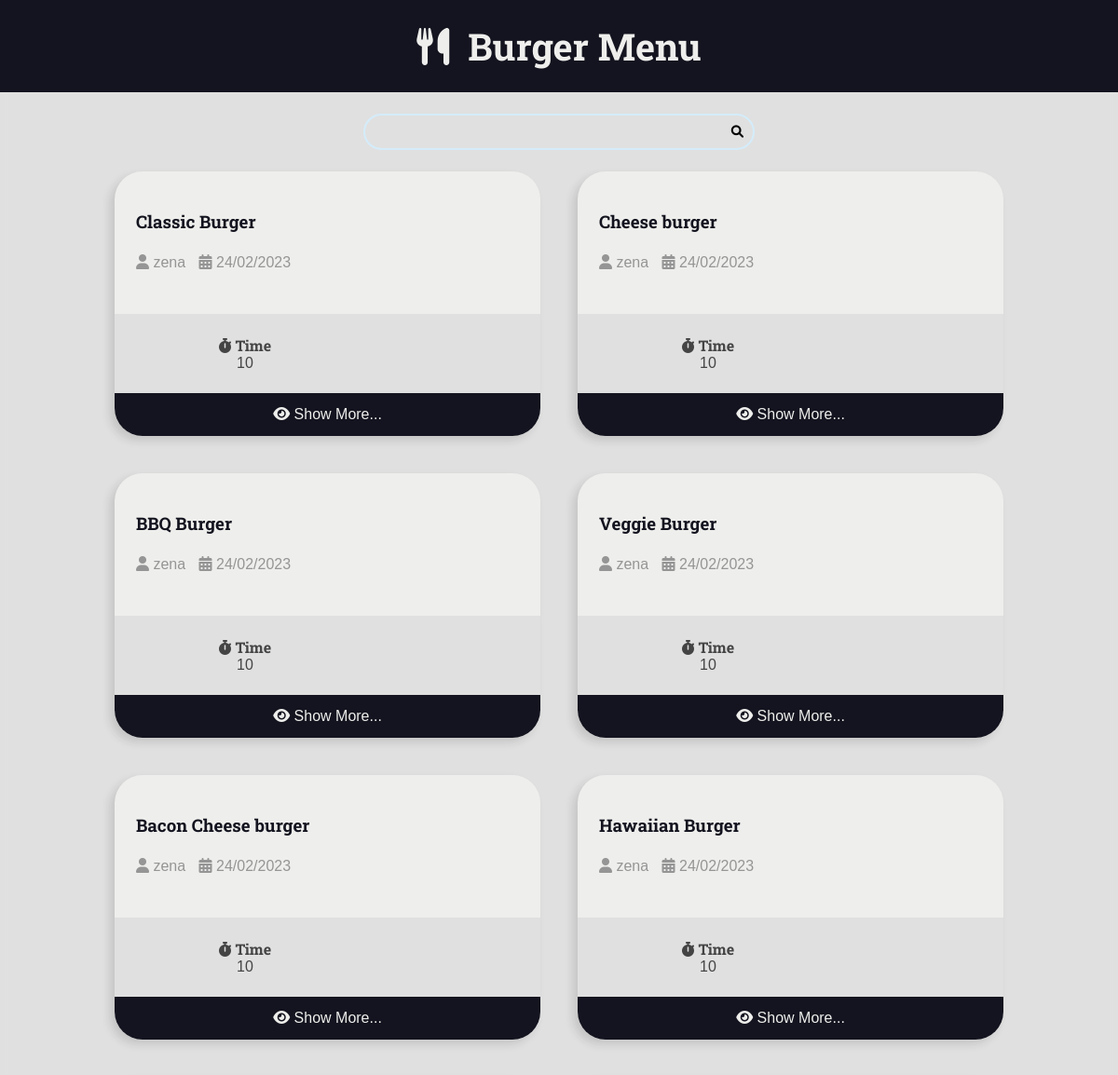
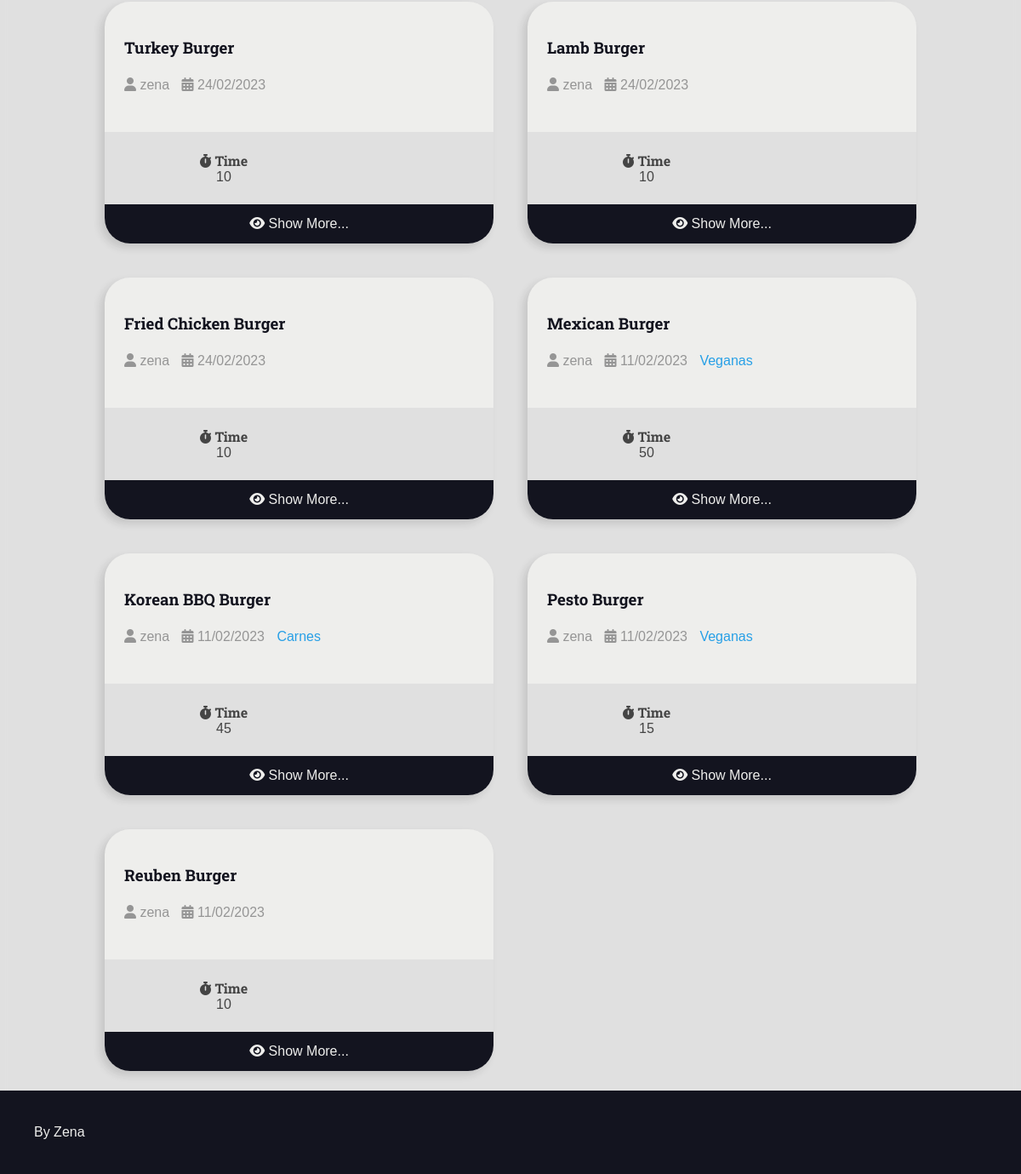
The page / on the database its author committed (2 pictures, top to bottom).
### recipes/models.py (models this page shows, shortened)
class Recipe(models.Model):
    title = models.CharField(max_length=65)
    description = models.CharField(max_length=165)
    slug = models.SlugField(unique=True)
    preparation_time = models.IntegerField()
    preparation_unit = models.CharField(max_length=65)
    servigs = models.IntegerField()
    servigs_unit = models.CharField(max_length=65)
    preparation_steps = models.TextField()
    preparation_step_is_html = models.BooleanField(default=False)
    created_at = models.DateTimeField(auto_now_add=True)
    update_at = models.DateTimeField(auto_now=True)
    is_published = models.BooleanField(default=False)
    cover = models.ImageField(
        upload_to='recipes/covers/%Y/%m/%d/', default=' ', blank=True)
    category = models.ForeignKey(
        Category, on_delete=models.SET_NULL, null=True, blank=True,
        default=None,
    )
    author = models.ForeignKey(
        User, on_delete=models.SET_NULL, null=True
    )

class Category(models.Model):
    name = models.CharField(max_length=65)

### recipes/views.py (the view)
# urls.py: 2. Add a URL to urlpatterns:  path('', views.home, name='home')
def home(request):
    recipes = Recipe.objects.filter(
        is_published=True
    ).order_by('-id')
    context = {'recipes': recipes}
    return render(request, 'recipes/pages/home.html', context)

### recipes/templates/recipes/pages/home.html (shortened to what this page needs)
{% extends 'global/base.html' %}
{% block content %}
    <div class="main-content main-content-list container">
        {% for recipe in recipes %}
            {% include 'recipes/partials/_recipe.html' %}
        {% empty %}
        <div class="center">
            <h2>Not to see here ma brotha</h2>
        <div>
        {% endfor %}
    </div>
{% endblock content %}

### base_templates/global/base.html (shortened to what this page needs)
{% load static %}
<!DOCTYPE html>
<html lang="en">
<head>
    {% include 'recipes/partials/_head.html' %}
</head>
<body>
   {% include 'recipes/partials/_header.html' %}
    {% include 'recipes/partials/_search.html' %}
    <main class="main-content-container">
        {% block content %} {% endblock content %}
    </main>
    {% include 'recipes/partials/_footer.html' %}
</body>
</html>

### recipes/templates/recipes/partials/_head.html (shortened to what this page needs)
{% load static %}
    <link rel="stylesheet" href="https://cdnjs.cloudflare.com/ajax/libs/font-awesome/6.0.0/css/fontawesome.min.css" />
    <link rel="stylesheet" href="https://cdnjs.cloudflare.com/ajax/libs/font-awesome/6.0.0/css/brands.min.css" />
    <link rel="stylesheet" href="https://cdnjs.cloudflare.com/ajax/libs/font-awesome/6.0.0/css/solid.min.css" />
    <link rel="stylesheet" href="{% static 'recipes/css/styles.css' %}">

### recipes/templates/recipes/partials/_header.html (shortened to what this page needs)
<header class="main-header-container">
    <div class="main-header container">
        <h2>
            <a class="main-logo" href="{% url 'recipes:home' %}">
                <i class="fa-solid fa-utensils main-logo-icon"></i>
                <span class="main-logo-text">Burger Menu</span>
            </a>
        </h2>
    </div>
</header>

### recipes/templates/recipes/partials/_search.html (shortened to what this page needs)
<div class="search-container">
    <div class="container">
        <form method="GET" action="{% url 'recipes:search' %}" class="search-form">
            <input type="search" class="search-input" name="q" value="{{ search_term }}"  required>
            <button type="submit" class="search-button"><i class="fa fa-search"></i></button>
        </form>
    </div>
</div>

### recipes/templates/recipes/partials/_recipe.html (shortened to what this page needs)
<div class="recipe recipe-list-item">
    <div class="recipe-cover">
    </div>
    <div class="recipe-title-container">
        <a href="{% url 'recipes:recipe' recipe.id %}">
            <h3 class="recipe-title">{{ recipe.title }}</h3>
        </a>
    </div>
    <div class="recipe-author">
        {% if recipe.author is not None %}
        <span class="recipe-author-item">
            <i class="fas fa-user"></i>
                {% if recipe.author.first_name %}
                    {{ recipe.author.first_name }}
                {% else %}
                    {{ recipe.author.username }}
                {% endif %}
        </span>
    {% endif %}
        <span class="recipe-author-item">
            <i class="fas fa-calendar-alt"></i>
            {{ recipe.created_at|date:"d/m/Y" }}
        </span>
        {% if recipe.category is not None %}
            <span class="recipe-author-item">
                <a href="{% url 'recipes:category' recipe.category.id %}">
                    <span>{{ recipe.category.name  }}</span>
                </a>
            </span>
        {% endif %}
    </div>
    <div class="recipe-content">
    </div>
    <div class="recipe-meta-container">
        <div class="recipe-meta recipe-preparation">
            <h3 class="recipe-meta-title"><i class="fas fa-stopwatch"></i> Time</h3>
            <div class="recipe-meta-text">
                {{ recipe.preparation_time }}  {{ recipe.preparation_time_unit }}
            </div>
        </div>
        <div class="recipe-meta recipe-servings">
        </div>
    </div>
    {% if not is_datail_page %}
        <footer class="recipe-footer">
            <a class="recipe-read-more button button-dark button-full-width" href="{% url 'recipes:recipe' recipe.id %}">
                <i class="fas fa-eye"></i>
                <span>Show More...</span>
            </a>
        </footer>
    {% endif %}
</div>

### recipes/templates/recipes/partials/_footer.html
<footer class="main-footer">
    <div class="developer">
      <a href="" rel="noreferrer noopener">By Zena</a>
    </div>
  </footer>

### recipes/static/recipes/css/styles.css (style rules this page uses)
:root { --color-primary: #269fe6; --color-primary-hover: #2086c2; --color-primary-dark: #13141f; --color-primary-dark-hover: #212336; --color-primary-light: #d4ecfa; --color-primary-light-hover: #bdd8e7; --color-white: #eeeeec; --color-black: #000; --color-dark-text: #444; --color-info-light: #cce5ff; --color-debug-light: #cce5ff; --color-success-light: #d4edda; --color-alert-light: #fff3cd; --color-warning-light: #fff3cd; --color-error-light: #f8d7da; --color-info-dark: #4d86c4; --color-debug-dark: #4d86c4; --color-success-dark: #4a9c5d; --color-alert-dark: #927f40; --color-warning-dark: #927f40; --color-error-dark: #da525d; --color-gray-0: #f9f9f9; --color-gray-1: #e0e0e0; --color-gray-2: #c7c7c7; --color-gray-3: #aeaeae; --color-gray-4: #959595; --color-gray-5: #7d7d7d; --color-gray-6: #646464; --color-gray-7: #4b4b4b; --color-gray-8: #323232; --color-gray-9: #191919; --font-primary: sans-serif; --font-headings: 'Roboto Slab', serif; --spacing-gutter-medium: 2.3rem; --spacing-gutter-large: 4rem; }
* { padding: 0; margin: 0; box-sizing: border-box; }
html { font-size: 62.5%; }
body { font-size: 1.6rem; font-family: var(--font-primary); background: var(--color-gray-1); color: var(--color-dark-text); background-image: url("https://cdn.discordapp.com/attachments/965238555733557290/1083658725560172564/Untitled-23.jpg"); background-repeat:no-repeat ; background-size: cover; }
h1,h2,h3,h4,h5,h6 { font-family: var(--font-headings); }
.container { max-width: 100rem; max-height: auto; margin: 0 auto; padding: var(--spacing-gutter-medium); }
.main-header-container { background: var(--color-primary-dark); }
.main-logo { font-size: 4rem; color: var(--color-white); text-decoration: none; display: flex; flex-flow: row nowrap; align-items: center; justify-content: center; width: fit-content; margin: 0 auto; }
.main-logo-icon { margin-right: 2rem; }
.search-form { border: .2rem solid var(--color-primary-light); max-width: 42rem; margin: 0 auto; border-radius: 4rem; position: relative; transition: all 300ms ease-in-out; }
.search-input, .search-button { border: none; background: none; outline: none; padding: 1rem; transition: all 300ms ease-in-out; }
.search-button { position: absolute; top: 0; right: 0; }
.search-input { width: 100%; padding-right: 3rem; }
.main-content { padding-top: 0; }
.main-content-list { display: grid; grid-template-columns: repeat(auto-fit, minmax(340px, 1fr)); gap: var(--spacing-gutter-large); }
.recipe { background: var(--color-white); box-shadow: -5px 5px 10px rgba(32, 32, 32, 0.137); transform: scale(1); transition: all 300ms ease-in-out; border-radius: 3rem; overflow: hidden; }
.recipe-list-item { max-width: 48rem; height: fit-content; }
.recipe-title-container { padding: var(--spacing-gutter-medium); }
.recipe-title-container a { text-decoration: none; color: var(--color-primary-dark); }
.recipe-author { padding: 0 var(--spacing-gutter-medium); }
.recipe-content { padding: var(--spacing-gutter-medium); }
.recipe-author-item { color: var(--color-gray-4); margin-right: 1rem; }
.recipe-author a { color: var(--color-primary); transition: all 300ms ease-in-out; text-decoration: none; }
.recipe-meta-container { display: flex; flex-flow: row wrap; padding: var(--spacing-gutter-medium); background: var(--color-gray-1); }
.recipe-meta { display: flex; flex-flow: column nowrap; flex-shrink: 1; flex-grow: 1; text-align: center; }
.recipe-meta-title { font-size: 1.6rem; }
.recipe-footer a { background: var(--color-primary-dark); display: block; flex-flow: row nowrap; color: var(--color-white); text-decoration: none; text-align: center; padding: 1.4rem var(--spacing-gutter-medium); transition: all 300ms ease-in-out; }
.main-footer { display: flex; align-items: center; justify-content: space-between; background: var(--color-primary-dark); color: var(--color-white); padding: var(--spacing-gutter-large); }
.main-footer a { color: var(--color-white); text-decoration: none; }

### recipes/templates/recipes/partials/_header.html (style rules this page uses)
body { background-image: url("https://cdn.discordapp.com/attachments/965238555733557290/1083658725560172564/Untitled-23.jpg"); background-position: center; backdrop-filter: blur(5px); background-attachment: fixed; background-size: cover; }

### recipes/templates/recipes/partials/_search.html (style rules this page uses)
.search-form { border: .2rem solid var(--color-primary-light); max-width: 42rem; margin: 0 auto; border-radius: 4rem; position: relative; transition: all 300ms ease-in-out; }

### rows shown on the page
Recipe: title "Classic Burger", author.username "zena", created_at "24/02/2023", preparation_time "10"
Recipe: title "Cheese burger", author.username "zena", created_at "24/02/2023", preparation_time "10"
Recipe: title "BBQ Burger", author.username "zena", created_at "24/02/2023", preparation_time "10"
Recipe: title "Veggie Burger", author.username "zena", created_at "24/02/2023", preparation_time "10"
Recipe: title "Bacon Cheese burger", author.username "zena", created_at "24/02/2023", preparation_time "10"
Recipe: title "Hawaiian Burger", author.username "zena", created_at "24/02/2023", preparation_time "10"
Recipe: title "Turkey Burger", author.username "zena", created_at "24/02/2023", preparation_time "10"
Recipe: title "Lamb Burger", author.username "zena", created_at "24/02/2023", preparation_time "10"
Recipe: title "Fried Chicken Burger", author.username "zena", created_at "24/02/2023", preparation_time "10"
Recipe: title "Mexican Burger", author.username "zena", created_at "11/02/2023", category.name "Veganas", preparation_time "50"
Recipe: title "Korean BBQ Burger", author.username "zena", created_at "11/02/2023", category.name "Carnes", preparation_time "45"
Recipe: title "Pesto Burger", author.username "zena", created_at "11/02/2023", category.name "Veganas", preparation_time "15"
Recipe: title "Reuben Burger", author.username "zena", created_at "11/02/2023", preparation_time "10"
